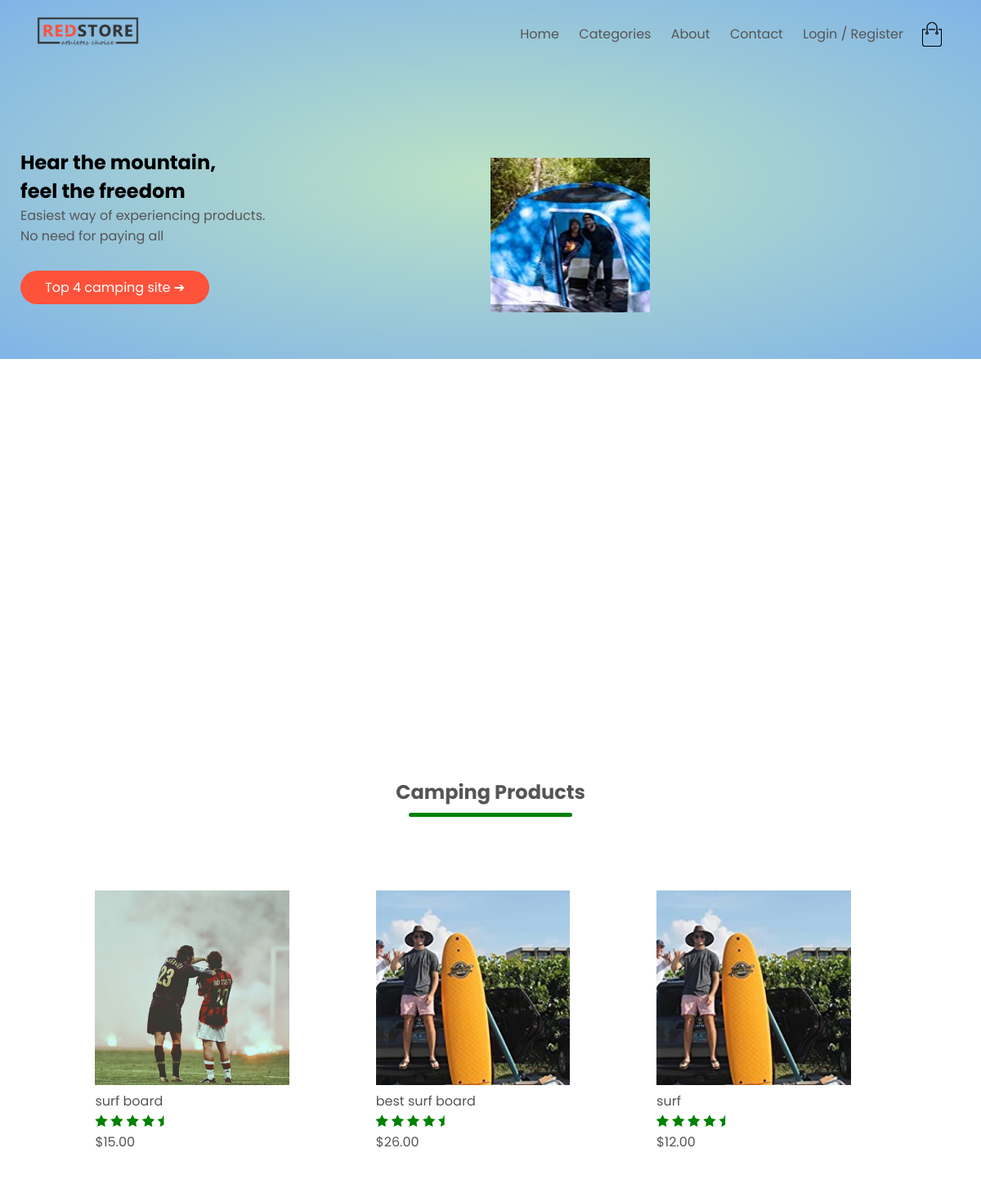
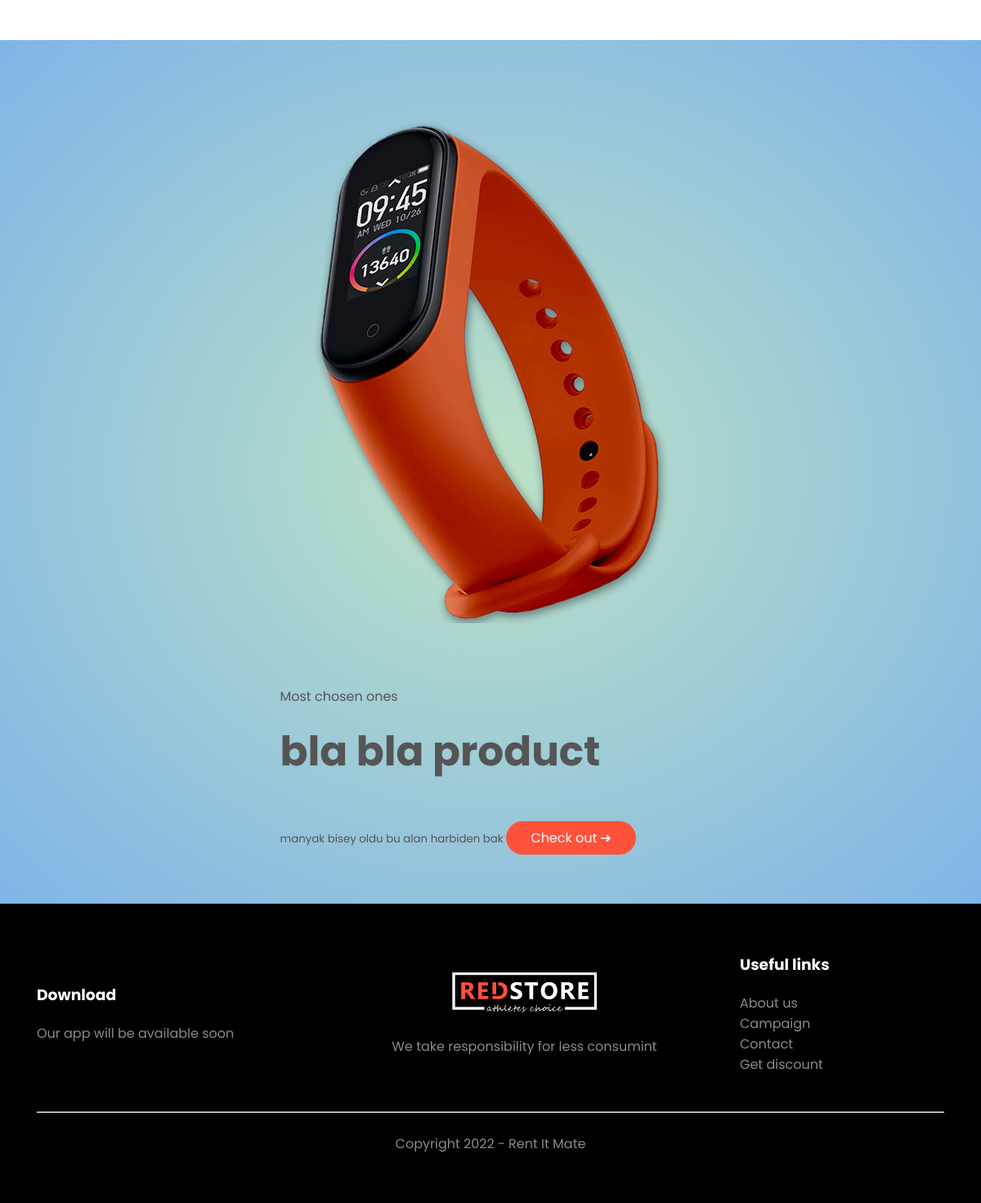
The page /surfing on the database its author committed (2 pictures, top to bottom).
### ecommerce/models.py (models this page shows, shortened)
class Product(models.Model):
    CATEGORY = (('Camping', 'Camping'),
                ('Surfing', 'Surfing'),
                ('Kayaking', 'Kayaking'),
                )
    customer = models.ForeignKey(Customer, null=True, on_delete=models.SET_NULL)
    name = models.CharField(max_length=200, null=True)
    price = models.FloatField(null=True)
    category = models.CharField(max_length=200, null=True,choices=CATEGORY)
    description = models.CharField(max_length=200, null=True, blank=True)
    date_created= models.DateTimeField(auto_now_add=True, null=True)
    available_from = models.DateTimeField(null=True)
    available_to = models.DateTimeField(null=True)
    item_pic = models.ImageField( null=True)
    item_pic_2 = models.ImageField(null=True, blank=True)
    item_pic_3 = models.ImageField(null=True, blank=True)
    item_pic_4 = models.ImageField(null=True, blank=True)

### ecommerce/views.py (the view)
# urls.py: path('surfing', views.surfing, name='surfing'),
def surfing(request):
    products = Product.objects.all()
    context = {'products': products}
    return render(request,'surfing2.html', context)

### templates/surfing2.html (shortened to what this page needs)
<!DOCTYPE html>
{% load static %}
<html lang="en">
<head>
    <link rel="stylesheet" href="style.css">
    <link rel="stylesheet" href="https://cdnjs.cloudflare.com/ajax/libs/font-awesome/4.7.0/css/font-awesome.min.css">
     <link rel="stylesheet" type="text/css" href="{% static 'style.css' %}" />
     <link rel="stylesheet" type="text/css" href="{% static 'css/style-updated.css' %}" />
</head>
<body>
    <div class="header">
        <div class="container">
            <div class="navbar">
                <div class="logo">
                    <img src="images/logo.png" width="125px">
                </div>
                <nav>
                    <ul id="menuitems" >
                        <li><a href="{%url 'index'%}">Home</a></li>
                        <li><a href="">Categories</a></li>
                        <li><a href="">About</a></li>
                        <li><a href="">Contact</a></li>
                         {% if request.user.is_authenticated %}
                                  <li><a href="">My account</a></li>
                            {% else %}
                               <li><a href="">Login / Register</a></li>
                        {% endif%}
                    </ul>
                </nav>
                <img src="images/cart.png" width="30px" height="30px">
            </div>
            <div class="row">
                <div class="col-2">
                    <h2>Hear the mountain,<br> feel the freedom</h2>
                    <p>Easiest way of experiencing products. <br>No need for paying all </p>
                    <a href="" class="btn"> Top 4 camping site &#x2794; </a>
                </div>
                <div class="col-2">
                    <img src="images/camping.jpg">
                </div>
            </div>
        </div>
    </div>
    <div class="card card-body" style="overflow-y:auto; height: 500px; overflow: ">
           <div id="map" style="height:400px; width:%100"></div>
    </div>
    <div class="small-container">
        <h2 class="title ">Camping Products</h2>
        <div class="row">
            {% for product in products%}
               {% if product.category == 'Surfing'%}
                    <div class="col-4">
                        <a href="{% url 'indexitem' product.id %}">
                        <img src="{{product.item_pic.url}}"  alt="">
                        <h4>   {{product.name}}</h4>
                        <div class="rating">
                            <i class="fa fa-star" ></i>
                            <i class="fa fa-star" ></i>
                            <i class="fa fa-star" ></i>
                            <i class="fa fa-star" ></i>
                            <i class="fa fa-star-half" ></i>
                        </div>
                        <p> ${{product.price|floatformat:2}}</p>
                    </div>
                 {% endif %}
            {% endfor %}
        </div>
    </div>
    <div class="offer">
        <div class="small-container">
            <div class="row">
                <div class="col-2">
                    <img src="images/exclusive.png" class="offer-img" alt="">
                </div>
                <div class="col-2">
                    <p> Most chosen ones </p>
                    <h1>bla bla product</h1>
                    <small>manyak bisey oldu bu alan harbiden bak </small>
                    <a class="btn" href="">Check out &#x2794;</a>
                </div>
            </div>
        </div>
    </div>
    <div class="footer">
        <div class="container">
            <div class="row">
                <div class="footer-col-1">
                    <h3>Download </h3>
                    <p>Our app will be available soon </p>
                </div>
                 <div class="footer-col-2">
                     <img src="images/logo-white.png" alt="">
                     <p>We take responsibility for less  consumint </p>
                </div>
                <div class="footer-col-3">
                    <h3>Useful links </h3>
                    <ul>
                        <li>About us</li>
                        <li>Campaign</li>
                        <li>Contact</li>
                        <li>Get discount</li>
                    </ul>
                </div>
            </div>
            <hr>
            <p class="copyright"> Copyright 2022 - Rent It Mate</p>
        </div>
    </div>
</body>
</html>

### static/style.css (style rules this page uses)
#map { height:500px; width: 100%; }

### static/css/style-updated.css (style rules this page uses)
* { margin:0; padding:0; box-sizing:border-box; }
body { font-family: 'Poppins', sans-serif; }
.navbar { display:flex; align-items:center; padding:20px; }
nav { flex:1; text-align:right; }
nav ul { display:inline-block; list-style-type:none; }
nav ul li { display :inline-block; margin-right:20px; }
a { text-decoration:none; color:#555; }
p { color:#555; }
.container { max-width:1300px; margin:auto; padding-left:25px; padding-right:25px; }
.row { display:flex; align-items:center; flex-wrap:wrap; justify-content:space-around; }
.col-2 { flex-basis:50%; min-width:300px; }
.col-2 img { max-width:100%; padding:50px 0; }
.col-2 h1 { font-size:50px; line-height:60px; margin:25px 0; }
.btn { display:inline-block; background:#ff523b; color:#fff; padding:8px 30px; margin: 30px 0; border-radius:30px; transition: background 0.5s; }
.header { background:radial-gradient(#BCE2C5,#80B4E7); }
.header .row { margin-top:60px; }
.small-container { max-width :1080px; margin:auto; padding-left:25px; padding-right:25px; }
.col-4 { flex-basis:25%; padding:10px; min-width:200px; margin-bottom:50px; transition :transform 0.5s; }
.col-4 img { width:100%; }
.title { text-align:center; margin:0 auto 80px; position:relative; line-height:60px; color:#555; }
.title::after { content:''; background: green; width:200px; height:5px; border-radius:5px; position:absolute; bottom: 0; left:50%; transform:translateX(-50%); }
h4 { color:#555; font-weight:normal; }
.col-4 p { font-size:16px; }
.rating .fa { color:green; }
.offer { background:radial-gradient(#BCE2C5,#80B4E7); margin-top :50px; padding :30px 0; }
.col-2 .offer-img { padding:70px; }
h3 { color:#555; }
small { color:#555; }
.footer { background:black; color :#8a8a8a; font-size:16px; padding:60px 20px; }
.footer p { color :#8a8a8a; }
.footer h3 { color:white; margin-bottom:20px; }
.footer-col-1,.footer-col-2,.footer-col-3 { min-width:250px; margin-bottom:20px; }
.footer-col-1 { flex-basis:30%; }
.footer-col-2 { flex:1; text-align:center; }
.footer-col-2 img { width:180px; margin-bottom:20px; }
.footer-col-2 { flex-basis:30%; text-align:center; }
ul { list-style-type:none; }
.footer hr { border:none; background :#b5b5b5; height:2px; margin:25px 0; }
.copyright { text-align:center; }

### rows shown on the page
Product: item_pic (picture), name "surf board", price "15.00"
Product: item_pic (picture), name "best surf board", price "26.00"
Product: item_pic (picture), name "surf", price "12.00"
